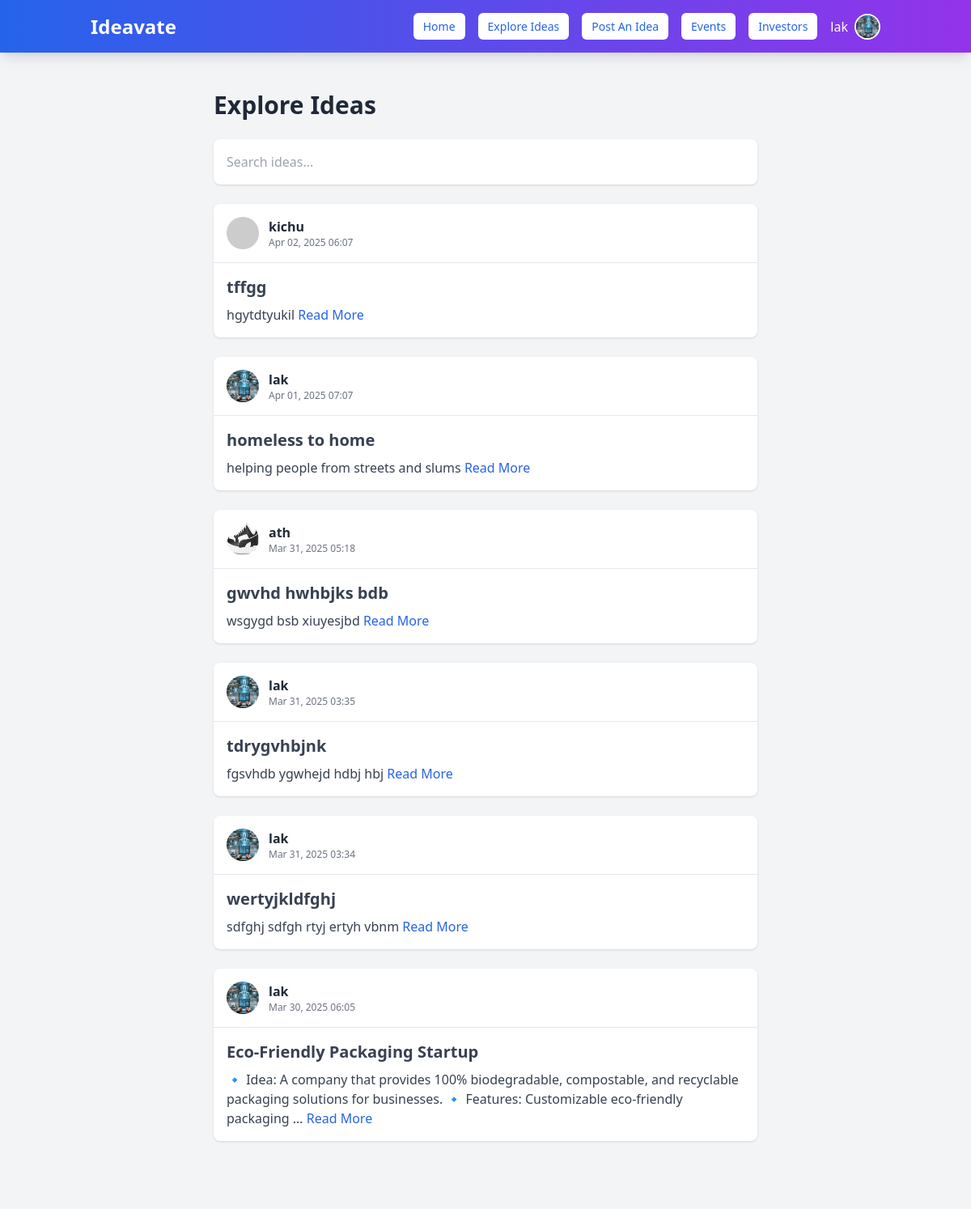
The app's page /ideas/ (signed in), older data.
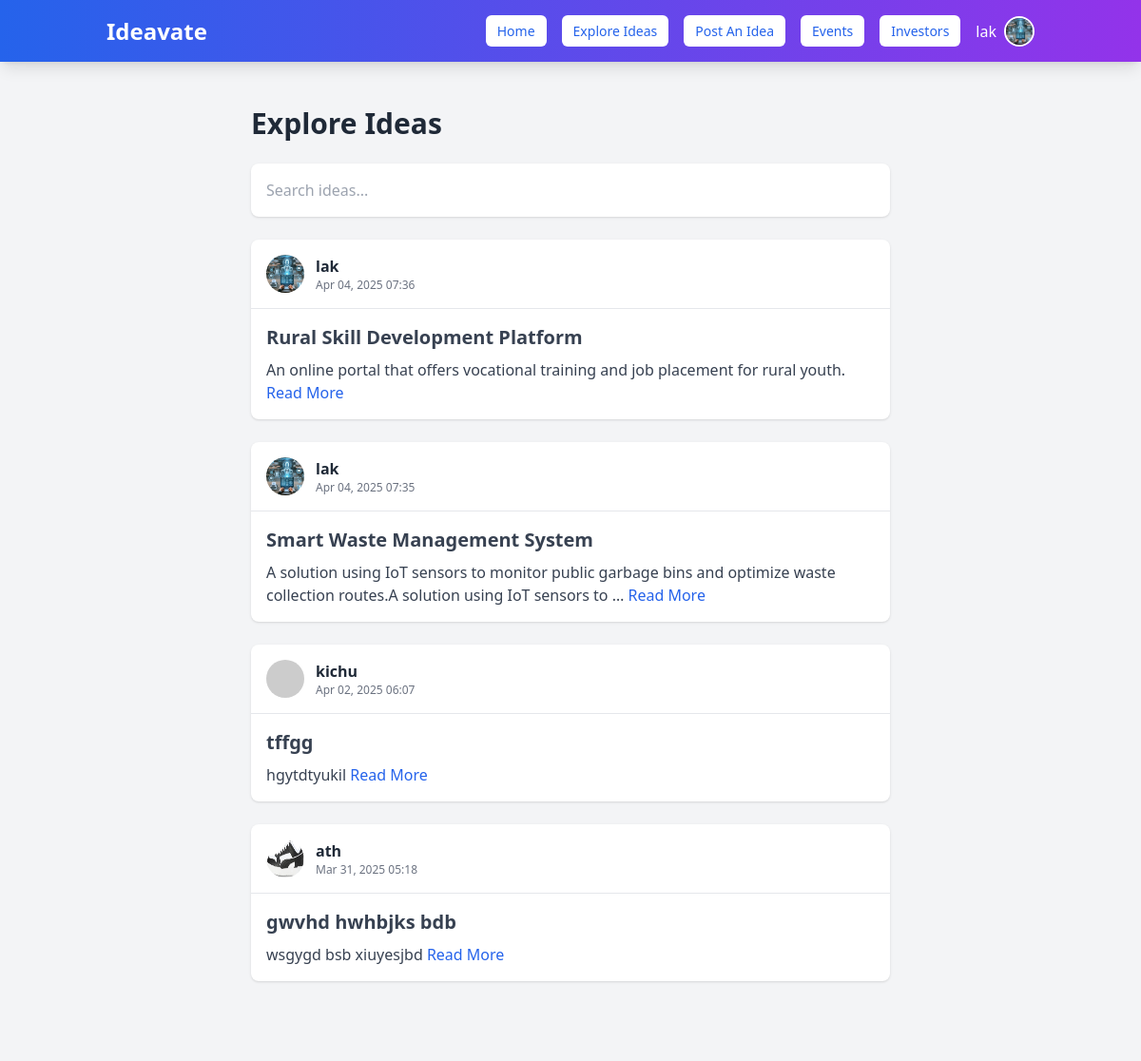
The same page, newer data.
### myapp/models.py (models this page shows, shortened)
class Idea(models.Model):
    user = models.ForeignKey(User, on_delete=models.CASCADE, related_name="ideas")
    idea_name = models.CharField(max_length=100)
    description = models.TextField(blank=True)
    category = models.CharField(max_length=100, blank=True, null=True)  # Example: Tech, Health, AI
    funding_goal = models.DecimalField(max_digits=10, decimal_places=2, null=True, blank=True)
    estimated_investment = models.DecimalField(max_digits=10, decimal_places=2, null=True, blank=True)
    collaboration = models.BooleanField(default=False)
    status = models.CharField(
        max_length=20,
        choices=[("open", "Open for Investment"), ("progress", "In Progress"), ("completed", "Completed")],
        default="open"
    )
    created_at = models.DateTimeField(auto_now_add=True)  # Timestamp when idea is posted
    updated_at = models.DateTimeField(auto_now=True)  # Timestamp when idea is modified
    class Meta:
        verbose_name = "Idea"
        verbose_name_plural = "Ideas"
        ordering = ["-created_at"]  # Show newest ideas first

class User(AbstractUser):
    is_user = models.BooleanField(default=False)
    is_organization = models.BooleanField(default=False)
    groups = models.ManyToManyField(Group, related_name="custom_user_groups", blank=True)
    user_permissions = models.ManyToManyField(Permission, related_name="custom_user_permissions", blank=True)

class UserProfile(models.Model):
    user = models.OneToOneField(User, on_delete=models.CASCADE, related_name="user_profile")
    profession = models.CharField(max_length=255, blank=True, null=True)  # Example: Entrepreneur, Developer
    expertise = models.CharField(max_length=255, blank=True, null=True)  # Example: AI, Marketing, FinTech
    bio = models.TextField(blank=True, null=True)  # Short user description
    resume = models.FileField(upload_to="resumes/", blank=True, null=True)
    profile_picture = models.ImageField(upload_to="profile_pics/", blank=True, null=True)
    linkedin = models.URLField(blank=True, null=True)
    portfolio_website = models.URLField(blank=True, null=True)
    class Meta:
        verbose_name = "User Profile"
        verbose_name_plural = "User Profiles"

### myapp/views.py (the view)
# urls.py: path('ideas/', views.idea_list, name='idea_list'),
@login_required(login_url='signin')
def idea_list(request):
    query = request.GET.get("q", "")  # Get search query from the request
    if query:
        ideas = Idea.objects.filter(idea_name__icontains=query)  # Filter by idea_name
    else:
        ideas = Idea.objects.all()  # Show all ideas if no search query
    return render(request, 'idea_list.html', {'ideas': ideas, 'query': query})

### templates/idea_list.html (shortened to what this page needs)
{% extends "navbar.html" %}
{% block content %}
<section class="py-8 bg-gray-100">
  <div class="container mx-auto max-w-2xl">
    <h1 class="text-3xl font-bold text-gray-800 mb-6">Explore Ideas</h1>
    <form method="GET" action="" class="mb-6 flex items-center bg-white p-2 rounded-lg shadow">
      <input type="text" id="search-input" name="q" placeholder="Search ideas..." class="w-full p-2 outline-none">
    </form>
    <div id="ideas-list">
      {% for idea in ideas %}
        <div class="bg-white rounded-lg shadow mb-6 idea-item">
          <div class="flex items-center p-4 border-b border-gray-200">
            <a href="{% url 'view_profile' idea.user.username %}" class="flex items-center">
              {% if idea.user.user_profile.profile_picture %}
                <img src="{{ idea.user.user_profile.profile_picture.url }}" class="w-10 h-10 rounded-full mr-3">
              {% else %}
                <img src="https://via.placeholder.com/40" class="w-10 h-10 rounded-full mr-3">
              {% endif %}
              <div>
                <h2 class="font-semibold text-gray-800 hover:underline">{{ idea.user.username }}</h2>
                <p class="text-xs text-gray-500">{{ idea.created_at|date:"M d, Y H:i" }}</p>
              </div>
            </a>
          </div>
          <div class="p-4">
            <h3 class="text-xl font-bold text-gray-700 mb-2">{{ idea.idea_name }}</h3>
            <p class="text-gray-700">
              {{ idea.description|truncatewords:20 }}
              <a href="{% url 'idea_detail' idea.id %}" class="text-blue-600">Read More</a>
            </p>
          </div>
        </div>
      {% empty %}
        <p class="text-gray-600">No ideas found.</p>
      {% endfor %}
    </div>
  </div>
</section>
{% endblock %}

Row changes from the older to the newer data that the page shows:
removed Idea: user.user_profile.profile_picture (picture), user.username "lak", created_at "Apr 01, 2025 07:07", idea_name "homeless to home", description "helping people from streets and slums"
removed Idea: user.user_profile.profile_picture (picture), user.username "lak", created_at "Mar 31, 2025 03:35", idea_name "tdrygvhbjnk", description "fgsvhdb ygwhejd hdbj hbj"
removed Idea: user.user_profile.profile_picture (picture), user.username "lak", created_at "Mar 31, 2025 03:34", idea_name "wertyjkldfghj", description "sdfghj sdfgh rtyj ertyh vbnm"
removed Idea: user.user_profile.profile_picture (picture), user.username "lak", created_at "Mar 30, 2025 06:05", idea_name "Eco-Friendly Packaging Startup", description "🔹 Idea: A company that provides 100% biodegradable, compostable, and recyclable packaging solutions for businesses. 🔹 Features: Customizable eco-friendly packaging …"
added Idea: user.user_profile.profile_picture (picture), user.username "lak", created_at "Apr 04, 2025 07:36", idea_name "Rural Skill Development Platform", description "An online portal that offers vocational training and job placement for rural youth."
added Idea: user.user_profile.profile_picture (picture), user.username "lak", created_at "Apr 04, 2025 07:35", idea_name "Smart Waste Management System", description "A solution using IoT sensors to monitor public garbage bins and optimize waste collection routes.A solution using IoT sensors to …"
